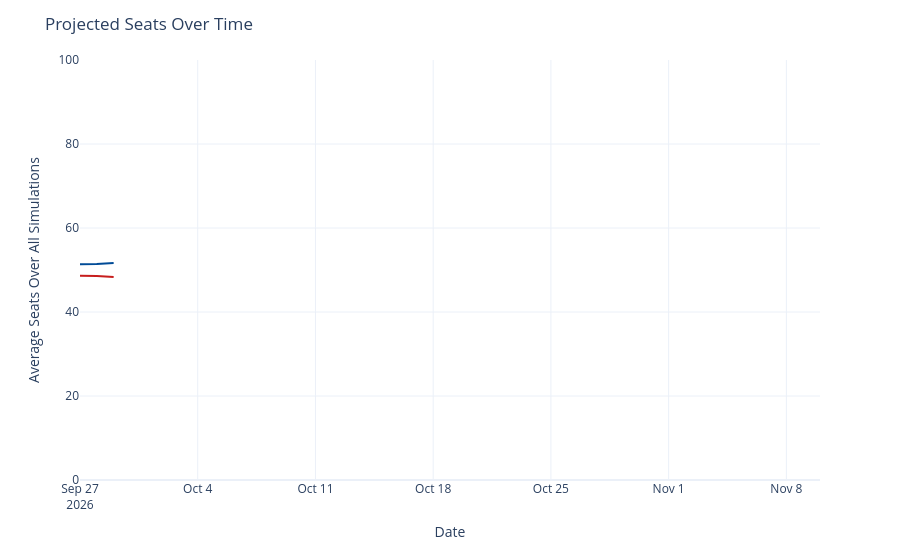

The notebook cell saved with this chart:
### Code cell
seats_over_time = output_ts[(output_ts['geo'] == 'US Senate') &
                             (output_ts['type'] == 'seats')]
seats_over_time['rep_seats'] = seats_over_time['y'].map(lambda x: 100 - x)
seats_over_time = seats_over_time.rename({'y': 'Democrats', 'rep_seats': 'Republicans'}, axis=1)
seats_time_ser = px.line(seats_over_time, x='date', y=['Democrats', 'Republicans'], template='plotly_white',
                        color_discrete_map={'Democrats': '#004b97', 'Republicans': '#c71e1d'},)
seats_time_ser.update_traces(hovertemplate="%{y:.1f}")
seats_time_ser.update_layout(
    xaxis=dict(range=[pd.to_datetime('2026-09-27'), pd.to_datetime('2026-11-10')]),
    yaxis=dict(range=[0, 100]),
    xaxis_title='Date',
    yaxis_title='Average Seats Over All Simulations',
    title=dict(text="Projected Seats Over Time"),
    hovermode="x",
    showlegend=False
)
seats_time_ser

### Figure 1 — Plotly figure (JSON) as saved in the notebook; plotly's stock layout.template omitted (floating-point values rounded to 4 significant figures)
{"data": [{"hovertemplate": "%{y:.1f}", "legendgroup": "Democrats", "line": {"color": "#004b97", "dash": "solid"}, "marker": {"symbol": "circle"}, "mode": "lines", "name": "Democrats", "orientation": "v", "showlegend": true, "type": "scatter", "x": ["2026-09-27", "2026-09-28", "2026-09-29"], "xaxis": "x", "y": [51.35, 51.4, 51.64], "yaxis": "y"}, {"hovertemplate": "%{y:.1f}", "legendgroup": "Republicans", "line": {"color": "#c71e1d", "dash": "solid"}, "marker": {"symbol": "circle"}, "mode": "lines", "name": "Republicans", "orientation": "v", "showlegend": true, "type": "scatter", "x": ["2026-09-27", "2026-09-28", "2026-09-29"], "xaxis": "x", "y": [48.65, 48.6, 48.36], "yaxis": "y"}], "layout": {"hovermode": "x", "legend": {"title": {"text": "variable"}, "tracegroupgap": 0}, "margin": {"t": 60}, "showlegend": false, "title": {"text": "Projected Seats Over Time"}, "xaxis": {"anchor": "y", "domain": [0, 1], "range": ["2026-09-27T00:00:00", "2026-11-10T00:00:00"], "title": {"text": "Date"}}, "yaxis": {"anchor": "x", "domain": [0, 1], "range": [0, 100], "title": {"text": "Average Seats Over All Simulations"}}}}
